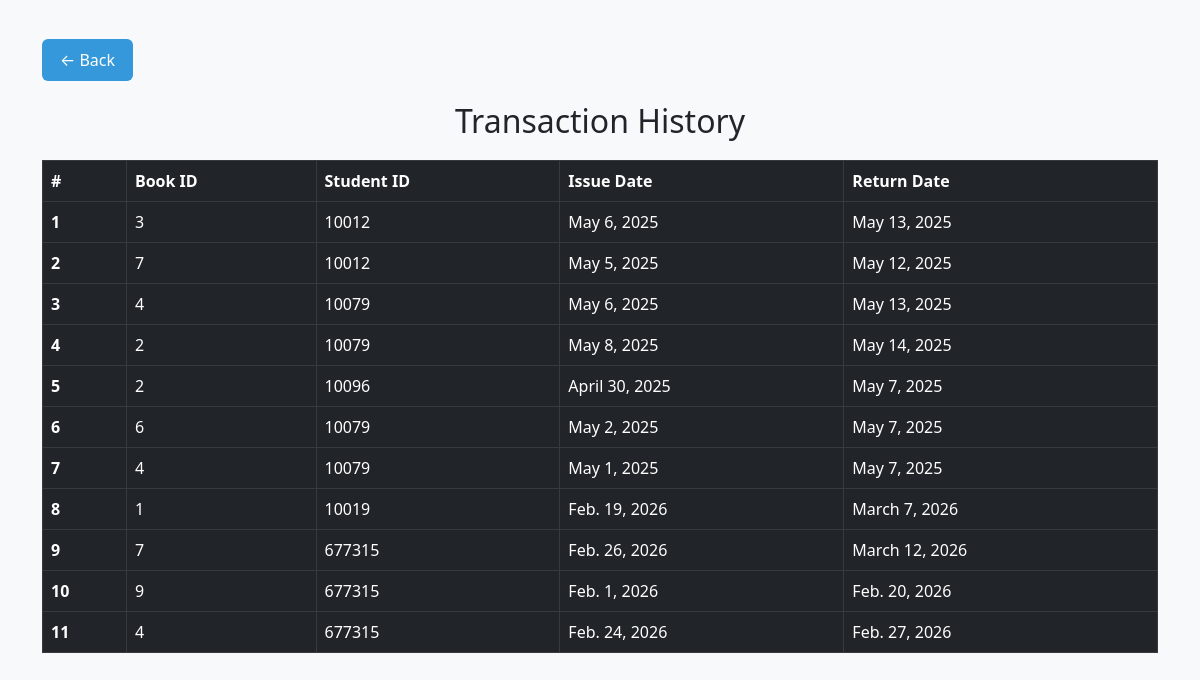
/hostory/ (signed in), run on the app's committed database.
### borrow/models.py (models this page shows)
class history(models.Model):
    book_id = models.ForeignKey(book, on_delete=models.CASCADE)
    student_id = models.ForeignKey(Student, on_delete=models.PROTECT)
    issue_date = models.DateField()
    return_date = models.DateField()

class book(models.Model):
    id = models.IntegerField(primary_key=True)
    book_name = models.CharField(max_length=40)
    available = models.IntegerField()
    def __str__(self):
        return str(self.id)

class Student(models.Model):
    student_id = models.IntegerField(primary_key=True)
    name = models.CharField(max_length=100)
    branch = models.CharField(max_length=30)
    contect = models.CharField(max_length=10)
    email = models.EmailField(max_length=300 ,unique=True)
    create_time = models.DateTimeField(auto_now_add=True)
    def __str__(self):
        return str(self.student_id)

### borrow/views.py (the view)
# urls.py: path('hostory/',hostory, name='hostory' ),
@login_required(login_url="login")
def hostory(request):
    if request.user.is_staff:
        obj1 = history.objects.all()
        context = {'historys': obj1}
    else:
        u = user.objects.filter(user=request.user).first()
        obj = Student.objects.get(student_id=u.student.student_id)
        obj1 = history.objects.filter(student_id=u.student.student_id)
        context = {'student': obj, 'historys': obj1}
    return render(request, "student.html", context)

### borrow/templates/student.html (shortened to what this page needs)
<!DOCTYPE html>
<html lang="en">
  <head>
    <link
      href="https://cdn.jsdelivr.net/npm/bootstrap@5.3.0/dist/css/bootstrap.min.css"
      rel="stylesheet"
    />
  </head>
  <body>
    <div class="container mt-5">
    <a href="javascript:history.back()"
       style="
        background-color:#3498db;
        color:white;
        padding:10px 18px;
        border-radius:6px;
        text-decoration:none;">
        ← Back
    </a>
      <h2 class="text-center">Transaction History</h2>
      <div class="table-responsive">
        <table class="table table-dark table-bordered">
          <thead>
            <tr>
              <th>#</th>
              <th>Book ID</th>
              <th>Student ID</th>
              <th>Issue Date</th>
              <th>Return Date</th>
            </tr>
          </thead>
          <tbody>
            {% for history in historys %}
            <tr>
              <th scope="row">{{ forloop.counter }}</th>
              <td>{{ history.book_id }}</td>
              <td>{{ history.student_id }}</td>
              <td>{{ history.issue_date }}</td>
              <td>{{ history.return_date }}</td>
            </tr>
            {% endfor %}
          </tbody>
        </table>
      </div>
    </div>
  </body>
</html>

### borrow/templates/student.html (style rules this page uses)
body { background-color: #f8f9fa; }
h2 { margin-top: 30px; margin-bottom: 20px; }
.table th, .table td { vertical-align: middle; }

### data on the page
history: book_id "3", student_id "10012", issue_date "May 6, 2025", return_date "May 13, 2025"
history: book_id "7", student_id "10012", issue_date "May 5, 2025", return_date "May 12, 2025"
history: book_id "4", student_id "10079", issue_date "May 6, 2025", return_date "May 13, 2025"
history: book_id "2", student_id "10079", issue_date "May 8, 2025", return_date "May 14, 2025"
history: book_id "2", student_id "10096", issue_date "April 30, 2025", return_date "May 7, 2025"
history: book_id "6", student_id "10079", issue_date "May 2, 2025", return_date "May 7, 2025"
history: book_id "4", student_id "10079", issue_date "May 1, 2025", return_date "May 7, 2025"
history: book_id "1", student_id "10019", issue_date "Feb. 19, 2026", return_date "March 7, 2026"
history: book_id "7", student_id "677315", issue_date "Feb. 26, 2026", return_date "March 12, 2026"
history: book_id "9", student_id "677315", issue_date "Feb. 1, 2026", return_date "Feb. 20, 2026"
history: book_id "4", student_id "677315", issue_date "Feb. 24, 2026", return_date "Feb. 27, 2026"
